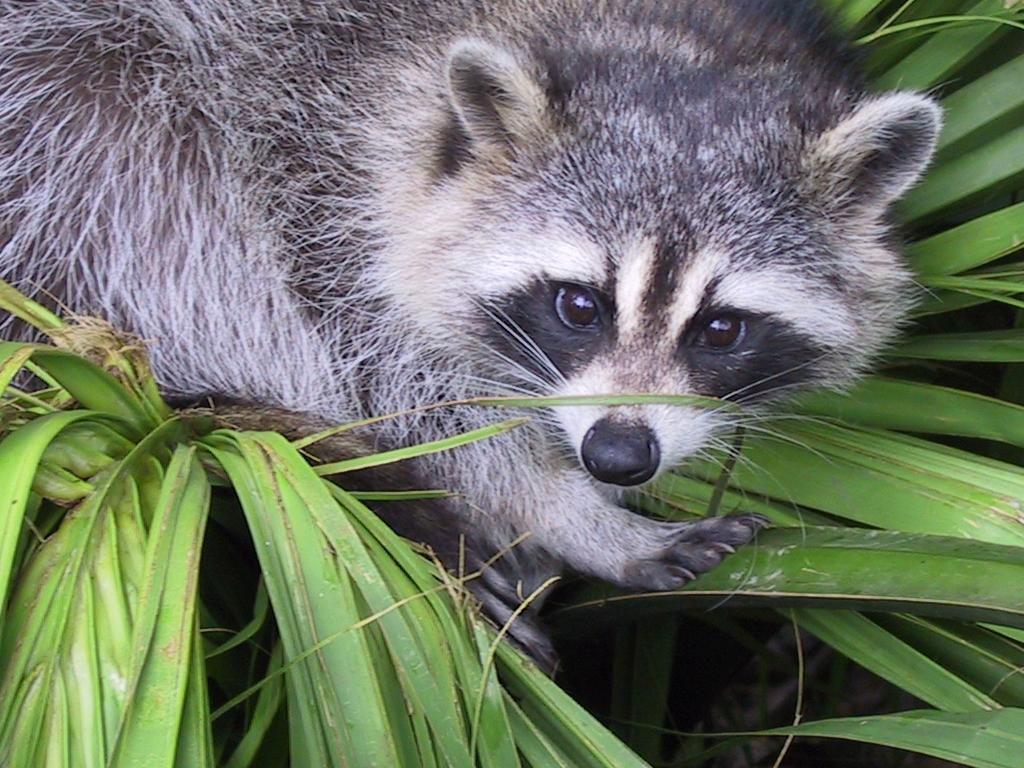
#> input picture day-1/ex03/animal.jpeg, 1024 x 768 px
$ python zoom.py
#> lines starting #> are read from the running program, lines starting #| are printed output that depends on the picture
### day-1/ex02/load_image.py
import numpy as np
from PIL import Image
import os


def ft_load(path: str) -> np.ndarray:
    """
    Image Loader

    This function loads an image file from the specified
    path using the Python Imaging Library (PIL) and
    returns the image as a NumPy array.

    Args:
        path (str): The path to the image file to be loaded.

    Returns:
        np.ndarray: A NumPy array representing the image.

    Raises:
        AssertionError: If the argument is not a string,
        if the file does not exist, or if the path is not a file.

    Prints:
        Information about the shape of the loaded image
        (height, width, and layers).

    Dependencies:
        - NumPy (imported as np)
        - Python Imaging Library (PIL) (imported as Image)

    Example:
        image_path = "path/to/your/image.jpeg"
        image_array = ft_load(image_path)
        Output:
            The shape of the image is: (height, width, layers)
        Returns:
            A NumPy array representing the loaded image.

    Note:
        Make sure to install the required dependencies before
        using this function:
        pip install numpy pillow
    """
    try:
        if not isinstance(path, str):
            raise AssertionError("Invalid argument type.")
        if not os.path.exists(path):
            raise AssertionError("File does not exist.")
        if not os.path.isfile(path):
            raise AssertionError("Path is not a file.")
        if not path.endswith((".jpeg", ".jpg")):
            raise AssertionError("File is not a JPEG or JPG image.")
        img = Image.open(path)
        print(f"the shape of image is : {img.size[1]},\
            {img.size[0]}, {img.layers}")

        img_arr = np.array(img)
        return img_arr
    except AssertionError as error:
        print(AssertionError.__name__ + ":", error)
        return ""

### day-1/ex03/zoom.py
from load_image import ft_load
import matplotlib.pyplot as plt
from PIL import Image
import numpy as np


def print_rows_firstelem(arr, int):
    """
    Print a formatted display of the first elements
    in each row of a given array.

    Parameters:
    arr (array-like): The input array containing elements to be displayed.
    int (int): An integer specifying the display format: 0 for single brackets,
               1 for triple brackets.

    Iterates through the rows of the input array and displays the first
    elements of each row in a formatted manner. The display format is
    determined by the 'int' parameter. For 'int' equal to 0, single
    brackets are used to enclose the elements, while for 'int' equal
    to 1, triple brackets are used.
    """
    count = 0
    for row in arr:
        count += 1
    length = count
    count = 0
    for row in arr:
        if count == 0:
            if int == 1:
                print("[[[", row[0], "]", sep="")
            else:
                print("[[", row[0], sep="")
        if count > 0 and count < 3 or count > length - 4:
            if int == 1:
                if count == length - 1:
                    print("  [", row[0], "]]]", sep="")
                elif count < length - 1:
                    print("  [", row[0], "]", sep="")
            else:
                if count == length - 1:
                    print("  ", row[0], "]]", sep="")
                else:
                    print("  ", row[0], sep="")
        if count == 2:
            print("  ...")
        count += 1


def main():
    """
    Load, process, and display an image based on command-line arguments.

    This function serves as the main entry point of the script. It loads an
    image from the command-line argument, performs various image processing
    operations, and displays the resulting images. The script supports
    cropping, grayscale conversion, and zoomed image display. Errors related
    to file format and existence are caught and displayed.
    """
    try:
        path = "animal.jpeg"
        image = Image.open(path)
#> image is the input picture: PIL image 1024x768 RGB; mean R, G, B 110.7, 117.7, 102.1
        print_rows_firstelem(ft_load(path), 0)
#| the shape of image is : 768,            1024, 3
#> in print_rows_firstelem, `count = 0`: count = 0
#> after the loop in print_rows_firstelem, `for row in arr:`: count = 768
#> the loop in print_rows_firstelem, `for row in arr:` made 768 passes
#> (printed output is left out)
        image.show()
        zoomed_image = image.crop((400, 100, 900, 500))
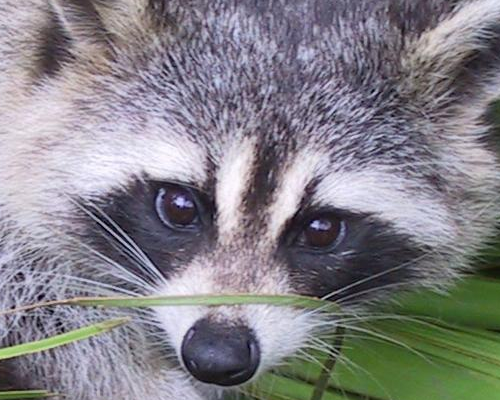
#> zoomed_image: PIL image 500x400 RGB; mean R, G, B 131.6, 129.4, 135.4
        zoomed_image.save("zoomed_image.jpg")
        print(f"New shape after slicing: {zoomed_image.size}")
#| New shape after slicing: (500, 400)
        grayscale_image = zoomed_image.convert("L")
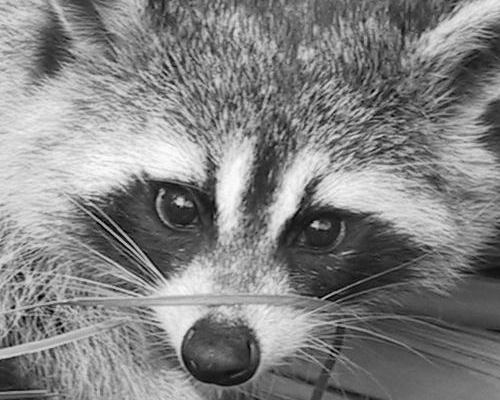
#> grayscale_image: PIL image 500x400 L; min 0, max 253, mean 130.8
        grayscale_image.show()
        print_rows_firstelem(np.array(grayscale_image), 1)
#> the loop in print_rows_firstelem (call 2), `for row in arr:` made 400 passes
#> (printed output is left out)
        plt.imshow(grayscale_image, cmap='gray', vmin=0, vmax=255)
        plt.title("Zoomed Image")
        plt.axis('on')
        plt.show()
    except AssertionError as error:
        print(AssertionError.__name__ + ":", error)


if __name__ == "__main__":
    main()
